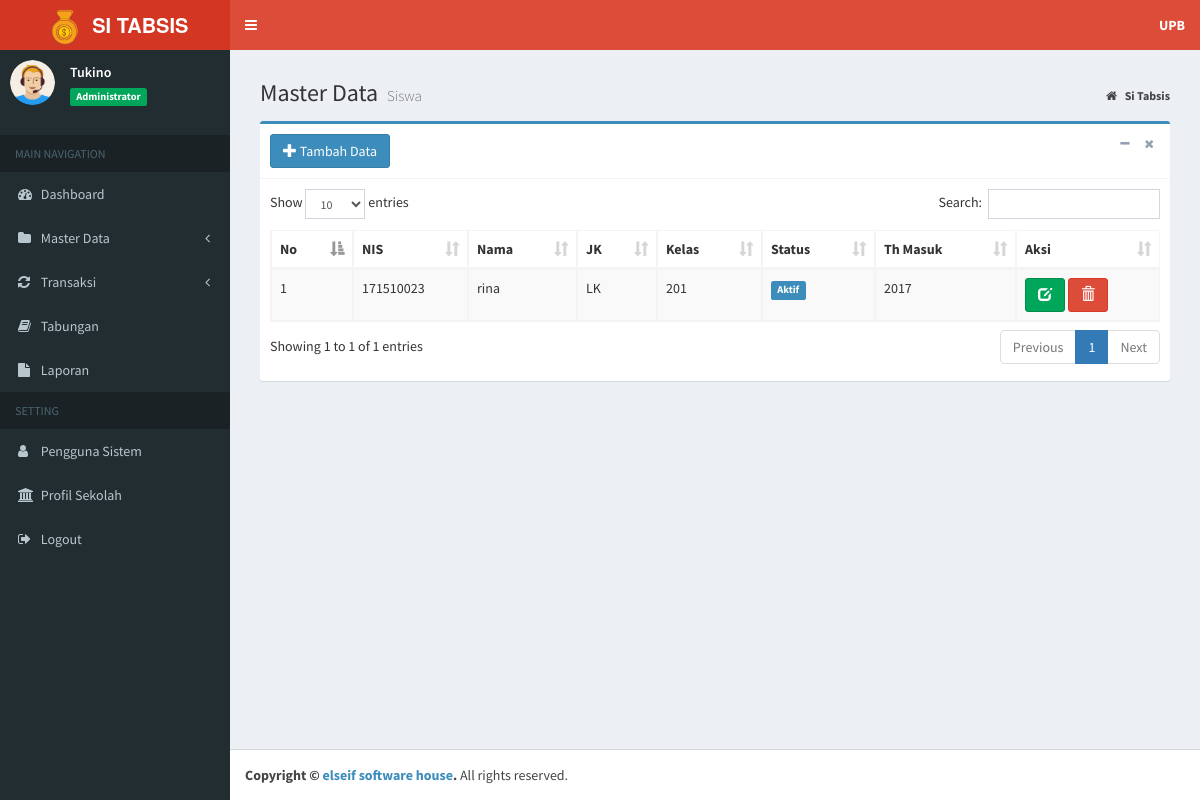
The page /index.php?page=MyApp/data_siswa (signed in) on the database its author committed.
### tables this page shows
CREATE TABLE `tb_profil` (
  `id_profil` int(11) NOT NULL,
  `nama_sekolah` varchar(50) DEFAULT NULL,
  `alamat` varchar(50) DEFAULT NULL,
  `akreditasi` varchar(50) DEFAULT NULL
);

CREATE TABLE `tb_siswa` (
  `id_siswa` int(11) NOT NULL,
  `nis` varchar(50) DEFAULT NULL,
  `nama_siswa` varchar(50) DEFAULT NULL,
  `jekel` varchar(50) DEFAULT NULL,
  `id_kelas` varchar(50) DEFAULT NULL,
  `status` varchar(50) DEFAULT NULL,
  `th_masuk` varchar(50) DEFAULT NULL
);

CREATE TABLE `tb_kelas` (
  `id_kelas` int(11) NOT NULL,
  `kelas` varchar(50) DEFAULT NULL
);

### admin/siswa/data_siswa.php (the view, shortened to what this page needs)
<section class="content-header">
	<h1>
		Master Data
		<small>Siswa</small>
	</h1>
	<ol class="breadcrumb">
		<li>
			<a href="index.php">
				<i class="fa fa-home"></i>
				<b>Si Tabsis</b>
			</a>
		</li>
	</ol>
</section>
<section class="content">
	<div class="box box-primary">
		<div class="box-header with-border">
			<a href="?page=MyApp/add_siswa" title="Tambah Data" class="btn btn-primary">
				<i class="glyphicon glyphicon-plus"></i> Tambah Data</a>
			<div class="box-tools pull-right">
				<button type="button" class="btn btn-box-tool" data-widget="collapse">
					<i class="fa fa-minus"></i>
				</button>
				<button type="button" class="btn btn-box-tool" data-widget="remove">
					<i class="fa fa-remove"></i>
				</button>
			</div>
		</div>
		<div class="box-body">
			<div class="table-responsive">
				<table id="example1" class="table table-bordered table-striped">
					<thead>
						<tr>
							<th>No</th>
							<th>NIS</th>
							<th>Nama</th>
							<th>JK</th>
							<th>Kelas</th>
							<th>Status</th>
							<th>Th Masuk</th>
							<th>Aksi</th>
						</tr>
					</thead>
					<tbody>
						<?php
                  $no = 1;
                  $sql = $koneksi->query("SELECT s.nis, s.nama_siswa, s.jekel, s.status, s.th_masuk, k.kelas
                  from tb_siswa s inner join tb_kelas k on s.id_kelas=k.id_kelas
                  order by kelas asc, nis asc");
                  while ($data= $sql->fetch_assoc()) {
                ?>
						<tr>
							<td>
								<?php echo $no++; ?>
							</td>
							<td>
								<?php echo $data['nis']; ?>
							</td>
							<td>
								<?php echo $data['nama_siswa']; ?>
							</td>
							<td>
								<?php echo $data['jekel']; ?>
							</td>
							<td>
								<?php echo $data['kelas']; ?>
							</td>
							<?php $warna = $data['status']  ?>
							<td>
								<?php if ($warna == 'Aktif') { ?>
								<span class="label label-primary">Aktif</span>
								<?php } elseif ($warna == 'Lulus') { ?>
								<span class="label label-success">Lulus</span>
								<?php } elseif ($warna == 'Pindah') { ?>
								<span class="label label-danger">Pindah</span>
							</td>
							<?php } ?>
							<td>
								<?php echo $data['th_masuk']; ?>
							</td>
							<td>
								<a href="?page=MyApp/edit_siswa&kode=<?php echo $data['nis']; ?>" title="Ubah"
								 class="btn btn-success">
									<i class="glyphicon glyphicon-edit"></i>
								</a>
								<a href="?page=MyApp/del_siswa&kode=<?php echo $data['nis']; ?>" onclick="return confirm('Yakin Hapus Data Ini ?')"
								 title="Hapus" class="btn btn-danger">
									<i class="glyphicon glyphicon-trash"></i>
							</td>
						</tr>
						<?php
                  }
                ?>
					</tbody>
				</table>
			</div>
		</div>
	</div>
</section>

### index.php (shortened to what this page needs)
<?php
    if (isset($_SESSION["ses_username"])==""){
		header("location: login.php");
    }else{
      $data_nama = $_SESSION["ses_nama"];
      $data_level = $_SESSION["ses_level"];
    }
    include "inc/koneksi.php";
	$sql = $koneksi->query("SELECT * from tb_profil");
	while ($data= $sql->fetch_assoc()) {
		$nama=$data['nama_sekolah'];
	}
?>
<!DOCTYPE html>
<html>
<head>
	<link rel="stylesheet" href="bootstrap/css/bootstrap.min.css">
	<link rel="stylesheet" href="https://cdnjs.cloudflare.com/ajax/libs/font-awesome/4.5.0/css/font-awesome.min.css">
	<link rel="stylesheet" href="https://cdnjs.cloudflare.com/ajax/libs/ionicons/2.0.1/css/ionicons.min.css">
	<link rel="stylesheet" href="plugins/datatables/dataTables.bootstrap.css">
	<link rel="stylesheet" href="plugins/select2/select2.min.css">
	<link rel="stylesheet" href="dist/css/AdminLTE.min.css">
	<link rel="stylesheet" href="dist/css/skins/_all-skins.min.css">
</head>
<body class="hold-transition skin-red sidebar-mini">
	<div class="wrapper">
		<header class="main-header">
			<a href="index.php" class="logo">
				<span class="logo-lg">
					<img src="dist/img/logo.png" width="45px">
					<b>SI TABSIS</b>
				</span>
			</a>
			<nav class="navbar navbar-static-top">
				<a href="#" class="sidebar-toggle" data-toggle="offcanvas" role="button">
				</a>
				<div class="navbar-custom-menu">
					<ul class="nav navbar-nav">
						<li class="dropdown messages-menu">
							<a class="dropdown-toggle" data-toggle="dropdown">
								<span>
									<b>
										<?= $nama; ?>
									</b>
								</span>
							</a>
						</li>
					</ul>
				</div>
			</nav>
		</header>
		<aside class="main-sidebar">
			<section class="sidebar">
				</<b>
				<div class="user-panel">
					<div class="pull-left image">
						<img src="dist/img/avatar.png" class="img-circle" alt="User Image">
					</div>
					<div class="pull-left info">
						<p>
							<?php echo $data_nama; ?>
						</p>
						<span class="label label-success">
							<?php echo $data_level; ?>
						</span>
					</div>
				</div>
				<ul class="sidebar-menu">
					<li class="header">MAIN NAVIGATION</li>
					<?php
          if ($data_level=="Administrator"){
        ?>
					<li class="treeview">
						<a href="?page=admin">
							<i class="fa fa-dashboard"></i>
							<span>Dashboard</span>
						</a>
					</li>
					<li class="treeview">
						<a href="#">
							<i class="fa fa-folder"></i>
							<span>Master Data</span>
							<span class="pull-right-container">
								<i class="fa fa-angle-left pull-right"></i>
							</span>
						</a>
					</li>
					<li class="treeview">
						<a href="#">
							<i class="fa fa-refresh"></i>
							<span>Transaksi</span>
							<span class="pull-right-container">
								<i class="fa fa-angle-left pull-right"></i>
							</span>
						</a>
					</li>
					<li class="treeview">
						<a href="?page=view_tabungan">
							<i class="fa fa-book"></i>
							<span>Tabungan</span>
						</a>
					</li>
					<li class="treeview">
						<a href="?page=laporan">
							<i class="fa fa-file"></i>
							<span>Laporan</span>
						</a>
					</li>
					<li class="header">SETTING</li>
					<li class="treeview">
						<a href="?page=MyApp/data_pengguna">
							<i class="fa fa-user"></i>
							<span>Pengguna Sistem</span>
						</a>
					</li>
					<li class="treeview">
						<a href="?page=MyApp/data_profil">
							<i class="fa fa-bank"></i>
							<span>Profil Sekolah</span>
						</a>
					</li>
					<?php
            }
          ?>
					<li>
						<a href="logout.php" onclick="return confirm('Anda yakin keluar dari aplikasi ?')">
							<i class="fa fa-sign-out"></i>
							<span>Logout</span>
						</a>
					</li>
			</section>
		</aside>
		<div class="content-wrapper">
			<section class="content">
				<?php
      if(isset($_GET['page'])){
          $hal = $_GET['page'];
          switch ($hal) {
              case 'MyApp/data_siswa':
                  include "admin/siswa/data_siswa.php";
                  break;
          }
                        }
    ?>
			</section>
		</div>
		<footer class="main-footer">
			<strong>Copyright &copy;
				<a href="https://www.facebook.com/radenmas.brono">elseif software house</a>.</strong> All rights reserved.
		</footer>
</body>
</html>

### rows shown on the page
tb_profil: nama_sekolah "UPB"
tb_siswa: nis "171510023", nama_siswa "rina", jekel "LK", id_kelas.kelas "201", status "Aktif", th_masuk "2017"

### other values the page prints
$data_nama "Tukino"
$data_level "Administrator"
